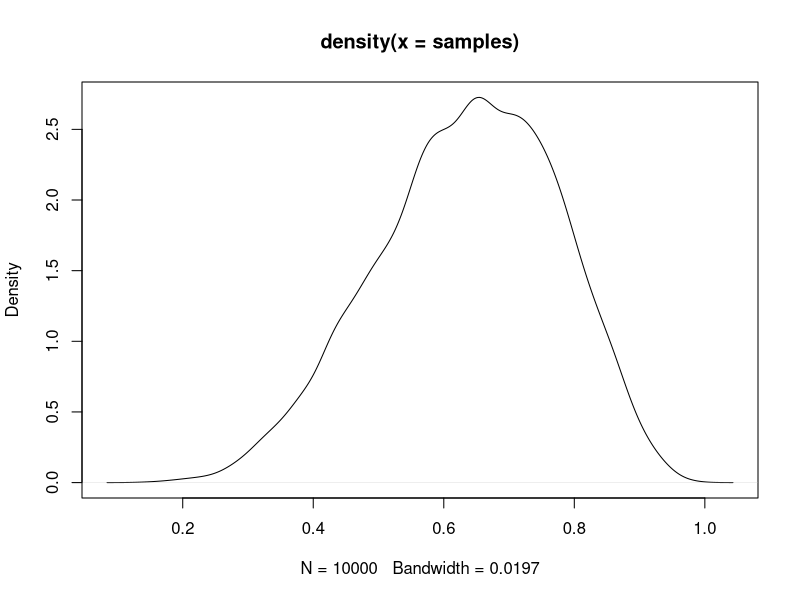

This figure's R source: (Note: this script raises an error after producing the figure.)
#the moral of this work below is that this code

#loss<-sapply(p_grid,function(d) sum(posterior*abs(d-p_grid)))

##creates a matrix of differences of p_grid, multiplies each element in this matrix by corresponding posterior to weight each of those items, then sums them by coloum to create a vector of loss estimates for each value of p_grid.  




p_grid <-seq(0,1,length.out=1000)
prior<- rep(1,1000)
likelihood<-dbinom(6,9,prob=p_grid)
posterior<-likelihood*prior
posterior<-posterior/sum(posterior)
table(posterior)

samples<-sample(p_grid,1e4,prob=posterior,replace=T)
plot(density(samples))
  sum(posterior*abs(0.47-p_grid))


sum(data_frame('diff'=head(posterior*abs(.5-p_grid))))

posterior[which(p_grid>=.640 & p_grid<=.651)]

loss<-lapply(p_grid,function(d) sum(posterior*abs(d-p_grid)))
loss.a<-sapply(loss,sum)
p_grid[which.min(loss.a)]
p_grid[which.min(loss)]
median(samples)
mean(samples)
function(d) sum(posterior*abs(d-p_grid))  # how make this a vector to place in column? 
df.1<-data_frame(p_grid,posterior)

sum(df.1[,3])


library(tidyr)
library(dplyr)
length(samples)

sapply(1:6,function(d) sum(1-6*abs(d-7:12)))







############

x<-seq(0,1, length.out=500)
set.seed(100)
y<- dbinom(6,9,prob=x)
loss.1<-sapply(x, function(d) y*abs(d-x))
loss.1
x[which.min(loss.1)]
